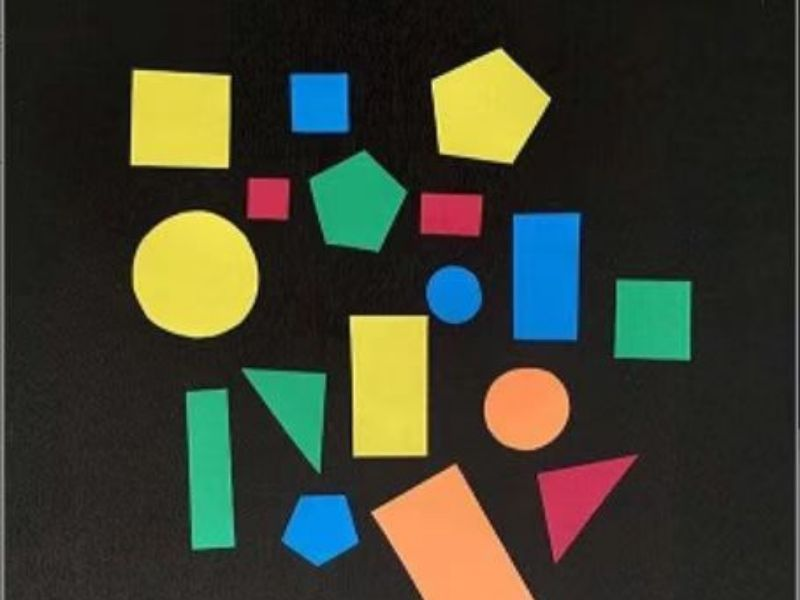
//> input picture save/pcd_save/circle.jpeg, 800 x 600 px
$ ./05   (built with g++ and OpenCV 4)
//> lines starting //> are read from the running program, lines starting //| are printed output that depends on the picture; after the words box and inside, x2 and y2 are one past the last pixel; in counts of white or black regions, pixels touching at a corner belong together
#include <opencv2/opencv.hpp>
#include "opencv2/highgui/highgui.hpp"
#include "opencv2/imgproc/imgproc.hpp"

using namespace cv;
using namespace std;

int main()
{
	Mat srcImage = imread("/home/duang/code/pcl/save/pcd_save/circle.jpeg");
//> srcImage is the input picture: 600 rows x 800 cols, CV_8UC3; mean B, G, R 47.6, 63, 60.6
	Mat dstImage = srcImage.clone();
	vector<Mat> imgChannels;
	split(srcImage, imgChannels);
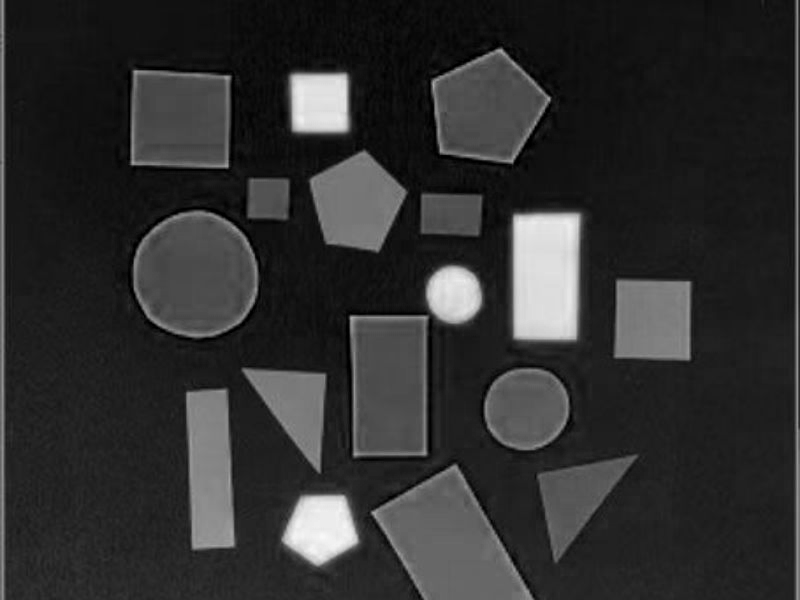
//> imgChannels[0]: 600 rows x 800 cols, CV_8UC1; min 0, max 249, mean 47.6
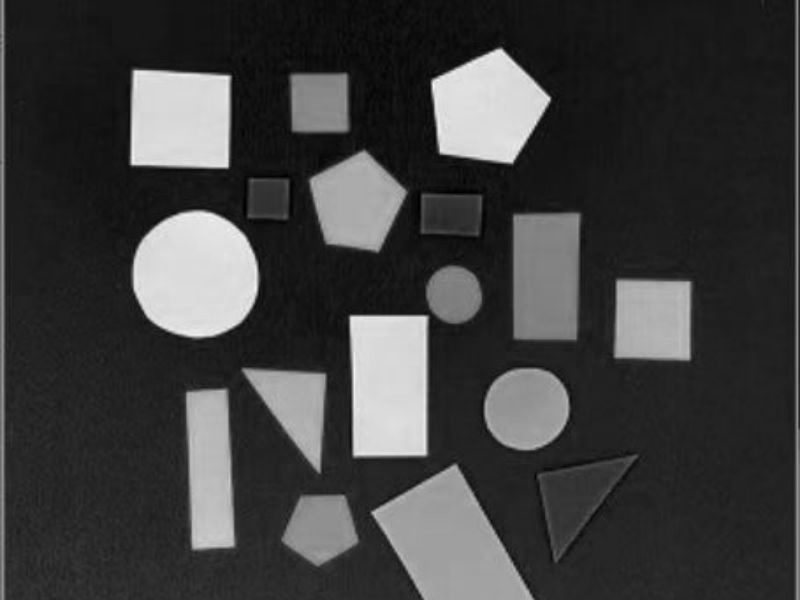
//> imgChannels[1]: 600 rows x 800 cols, CV_8UC1; min 0, max 251, mean 63
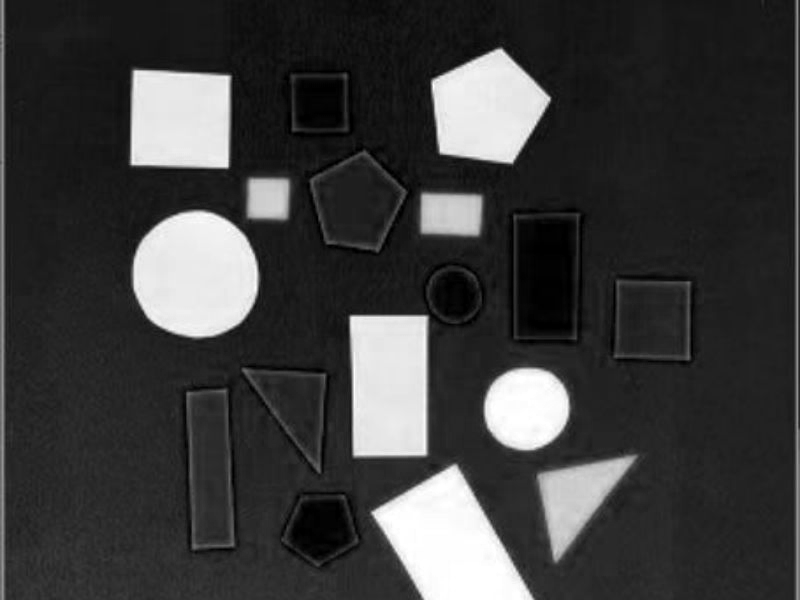
//> imgChannels[2]: 600 rows x 800 cols, CV_8UC1; min 0, max 255, mean 60.6
	Mat midImage = imgChannels.at(2) - imgChannels.at(0);
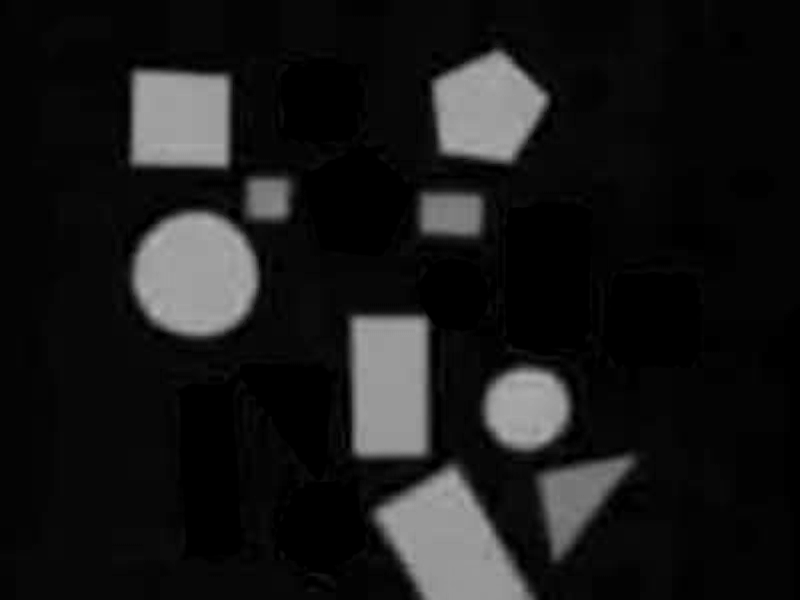
//> midImage: 600 rows x 800 cols, CV_8UC1; min 0, max 181, mean 25.3
	threshold(midImage, midImage, 30, 255, THRESH_BINARY);
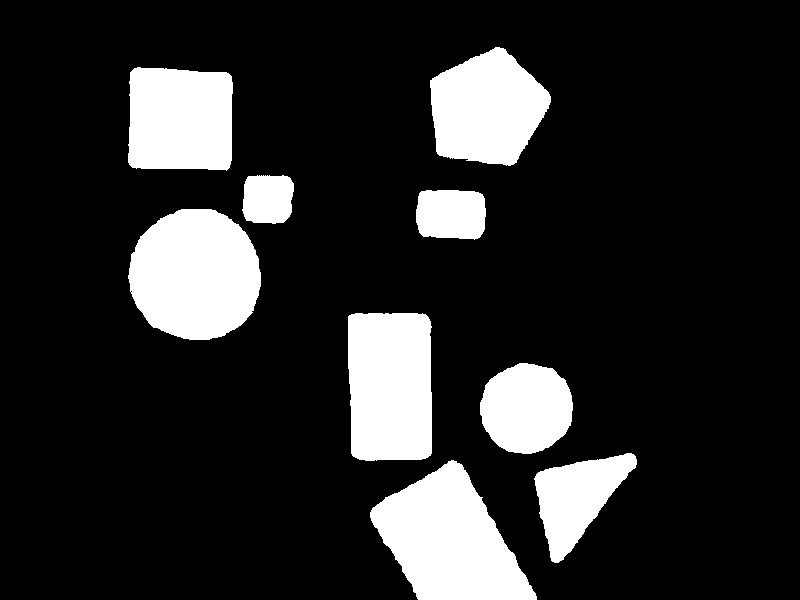
//> midImage: 600 rows x 800 cols, CV_8UC1; 16.2% white; 9 white regions
	imshow("二值化", midImage);
	vector<vector<Point>> contours;
	findContours(midImage, contours, RETR_EXTERNAL, CHAIN_APPROX_SIMPLE);
//> contours = 9 contours; largest, box (x1, y1, x2, y2) and area: (370, 460, 537, 600) 13712, (128, 209, 261, 340) 13528, (348, 313, 432, 461) 11736, (430, 47, 551, 166) 10152, (128, 67, 233, 171) 9956
	int temp_num = 0;
	double temp = 0;
	int temp_num2 = 0;
	double bi = 0;
	for (size_t i = 0; i < contours.size(); i++){
		double area = contourArea(contours[i]);
		Rect boundingRect1 = boundingRect(contours[i]);
		if (static_cast<double>(boundingRect1.width)  > boundingRect1.height ?
		static_cast<double>(boundingRect1.width) / boundingRect1.height : boundingRect1.height / static_cast<double>(boundingRect1.width)){
			bi = static_cast<double>(boundingRect1.width) / boundingRect1.height;
			temp_num2 = i;
		}
		if (area > temp){
			temp = area;
			temp_num = i;
		}
	}
//> this loop made 9 passes
//> (area, boundingRect1, bi, temp) on pass 1: (13712, Rect(370, 460, 167, 140), 1.19, 13712)
//> (area, boundingRect1, bi) on passes 2 to 7: (5678, Rect(534, 453, 103, 110), 0.936), (6483, Rect(480, 363, 93, 91), 1.02), (11735.5, Rect(348, 313, 84, 148), 0.568), (13527.5, Rect(128, 209, 133, 131), 1.02), (3043.5, Rect(416, 190, 70, 50), 1.4), (2134.5, Rect(242, 175, 52, 49), 1.06)
//> after the loop, temp = 13712; temp_num = 0
	cout << "max_area:" << temp << endl;
//| max_area:13712
	cout << "bi = " << bi << endl;
//| bi = 1.01681
	rectangle(dstImage, boundingRect(contours[temp_num]), Scalar(0, 255, 0), 2);
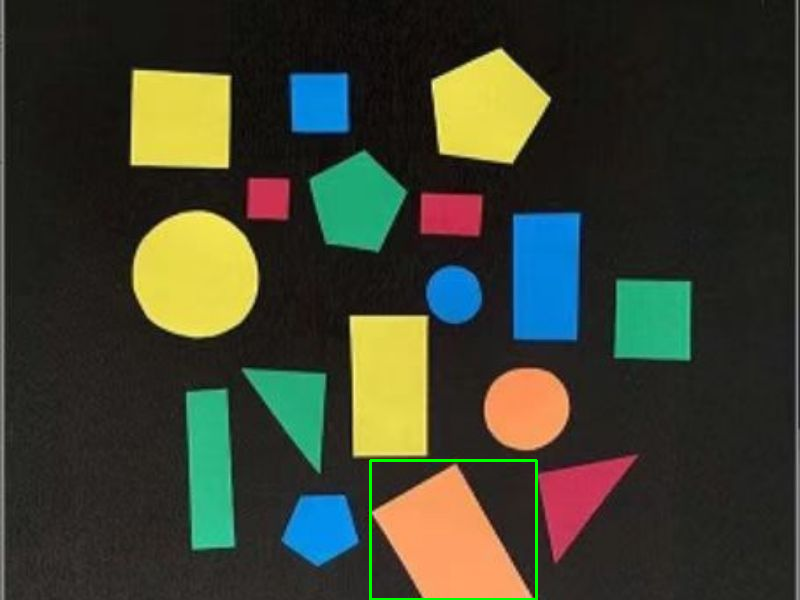
//> dstImage: 600 rows x 800 cols, CV_8UC3; 0.35% of pixels changed, all inside (x1, y1, x2, y2) = (369, 459, 538, 600)
	RotatedRect rotatedRect = minAreaRect(contours[temp_num2]);
//> rotatedRect = centre (490.9, 106.7), size (119.3, 118.7), angle -3.4
	Point2f rectPoints[4];
	rotatedRect.points(rectPoints);
//> rectPoints = 4 Points (x, y): [434.9, 169.4], [427.9, 50.95], [546.9, 43.94], [553.9, 162.4]
	for (int j = 0; j < 4; j++){
		line(dstImage, rectPoints[j], rectPoints[(j + 1) % 4], Scalar(0, 0, 255), 2);
	}
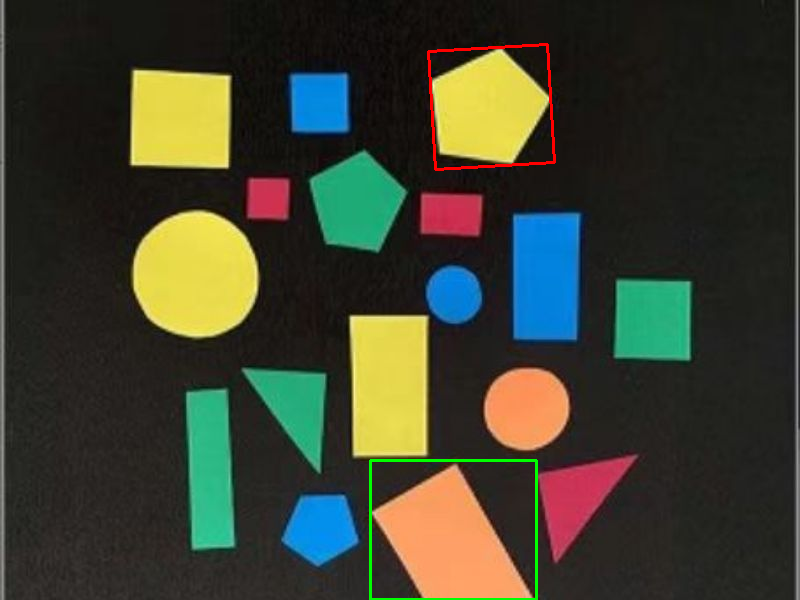
//> dstImage: 600 rows x 800 cols, CV_8UC3; 0.3% of pixels changed, all inside (x1, y1, x2, y2) = (427, 43, 556, 171)
	imshow("picture", dstImage);
	waitKey(0);
	return 0;
}
